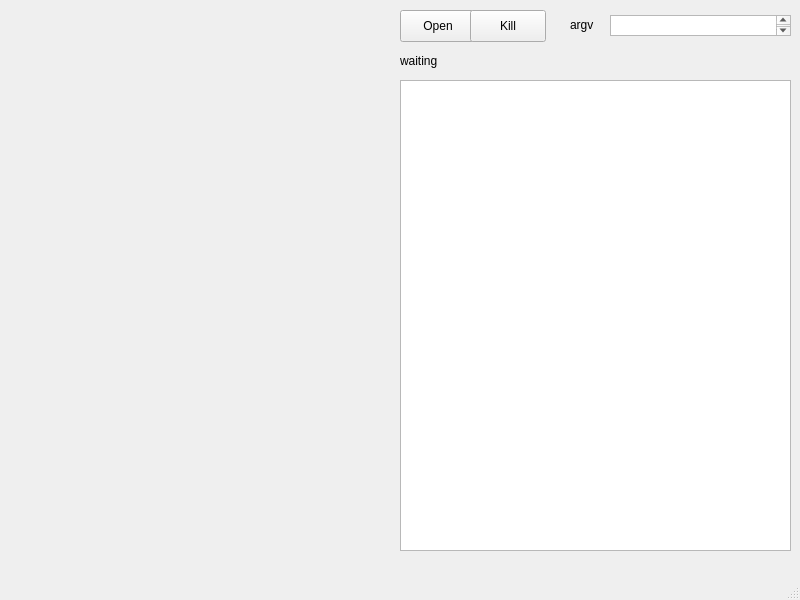
<?xml version="1.0" encoding="UTF-8"?>
<ui version="4.0">
 <class>MainWindow</class>
 <widget class="QMainWindow" name="MainWindow">
  <property name="geometry">
   <rect>
    <x>0</x>
    <y>0</y>
    <width>800</width>
    <height>600</height>
   </rect>
  </property>
  <property name="windowTitle">
   <string>GPIOVisualizer</string>
  </property>
  <widget class="QWidget" name="centralwidget">
   <widget class="QWidget" name="gridLayoutWidget">
    <property name="geometry">
     <rect>
      <x>20</x>
      <y>20</y>
      <width>361</width>
      <height>531</height>
     </rect>
    </property>
    <layout class="QGridLayout" name="gridLayout"/>
   </widget>
   <widget class="QPushButton" name="pushButton">
    <property name="geometry">
     <rect>
      <x>400</x>
      <y>10</y>
      <width>76</width>
      <height>32</height>
     </rect>
    </property>
    <property name="text">
     <string>Open</string>
    </property>
   </widget>
   <widget class="QTextEdit" name="textEdit">
    <property name="geometry">
     <rect>
      <x>400</x>
      <y>80</y>
      <width>391</width>
      <height>471</height>
     </rect>
    </property>
   </widget>
   <widget class="QLabel" name="subprocLabel">
    <property name="geometry">
     <rect>
      <x>470</x>
      <y>50</y>
      <width>321</width>
      <height>21</height>
     </rect>
    </property>
    <property name="text">
     <string/>
    </property>
   </widget>
   <widget class="QPlainTextEdit" name="argvTextEdit">
    <property name="geometry">
     <rect>
      <x>610</x>
      <y>15</y>
      <width>181</width>
      <height>21</height>
     </rect>
    </property>
   </widget>
   <widget class="QLabel" name="label_2">
    <property name="geometry">
     <rect>
      <x>570</x>
      <y>15</y>
      <width>31</width>
      <height>20</height>
     </rect>
    </property>
    <property name="text">
     <string>argv</string>
    </property>
   </widget>
   <widget class="QLabel" name="stateLabel">
    <property name="geometry">
     <rect>
      <x>400</x>
      <y>50</y>
      <width>61</width>
      <height>21</height>
     </rect>
    </property>
    <property name="text">
     <string>waiting</string>
    </property>
   </widget>
   <widget class="QPushButton" name="killButton">
    <property name="geometry">
     <rect>
      <x>470</x>
      <y>10</y>
      <width>76</width>
      <height>32</height>
     </rect>
    </property>
    <property name="text">
     <string>Kill</string>
    </property>
   </widget>
  </widget>
  <widget class="QMenuBar" name="menubar">
   <property name="geometry">
    <rect>
     <x>0</x>
     <y>0</y>
     <width>800</width>
     <height>22</height>
    </rect>
   </property>
  </widget>
  <widget class="QStatusBar" name="statusbar"/>
 </widget>
 <resources/>
 <connections/>
</ui>
